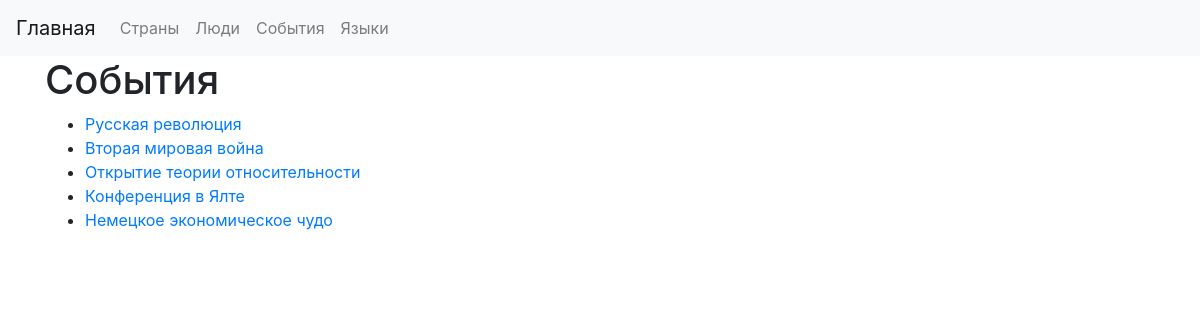
The app's page /events with its own data.
### app.py (models this page shows)
class Event(db.Model):
    __tablename__ = "event"
    id = db.Column(db.Integer, primary_key=True)
    name = db.Column(db.String(255), nullable=False)
    type_id = db.Column(db.Integer, db.ForeignKey("event_type.id"), nullable=False)
    start_year = db.Column(db.Integer, nullable=False)
    end_year = db.Column(db.Integer, nullable=True)
    people = db.relationship("PersonEvent", backref="event", lazy=True)
    countries = db.relationship("CountryEvent", backref="event", lazy=True)

### app.py (the view)
@app.route("/events")
def events():
    events = Event.query.all()
    return render_template("events.html", events=events)

### templates/events.html
{% extends 'base.html' %}
{% block content %}
<h1>События</h1>
<ul>
    {% for event in events %}
    <li><a href="{{ url_for('event', id=event.id) }}">{{ event.name }}</a></li>
    {% endfor %}
</ul>
{% endblock %}

### records on screen
Event: name "Русская революция"
Event: name "Вторая мировая война"
Event: name "Открытие теории относительности"
Event: name "Конференция в Ялте"
Event: name "Немецкое экономическое чудо"
